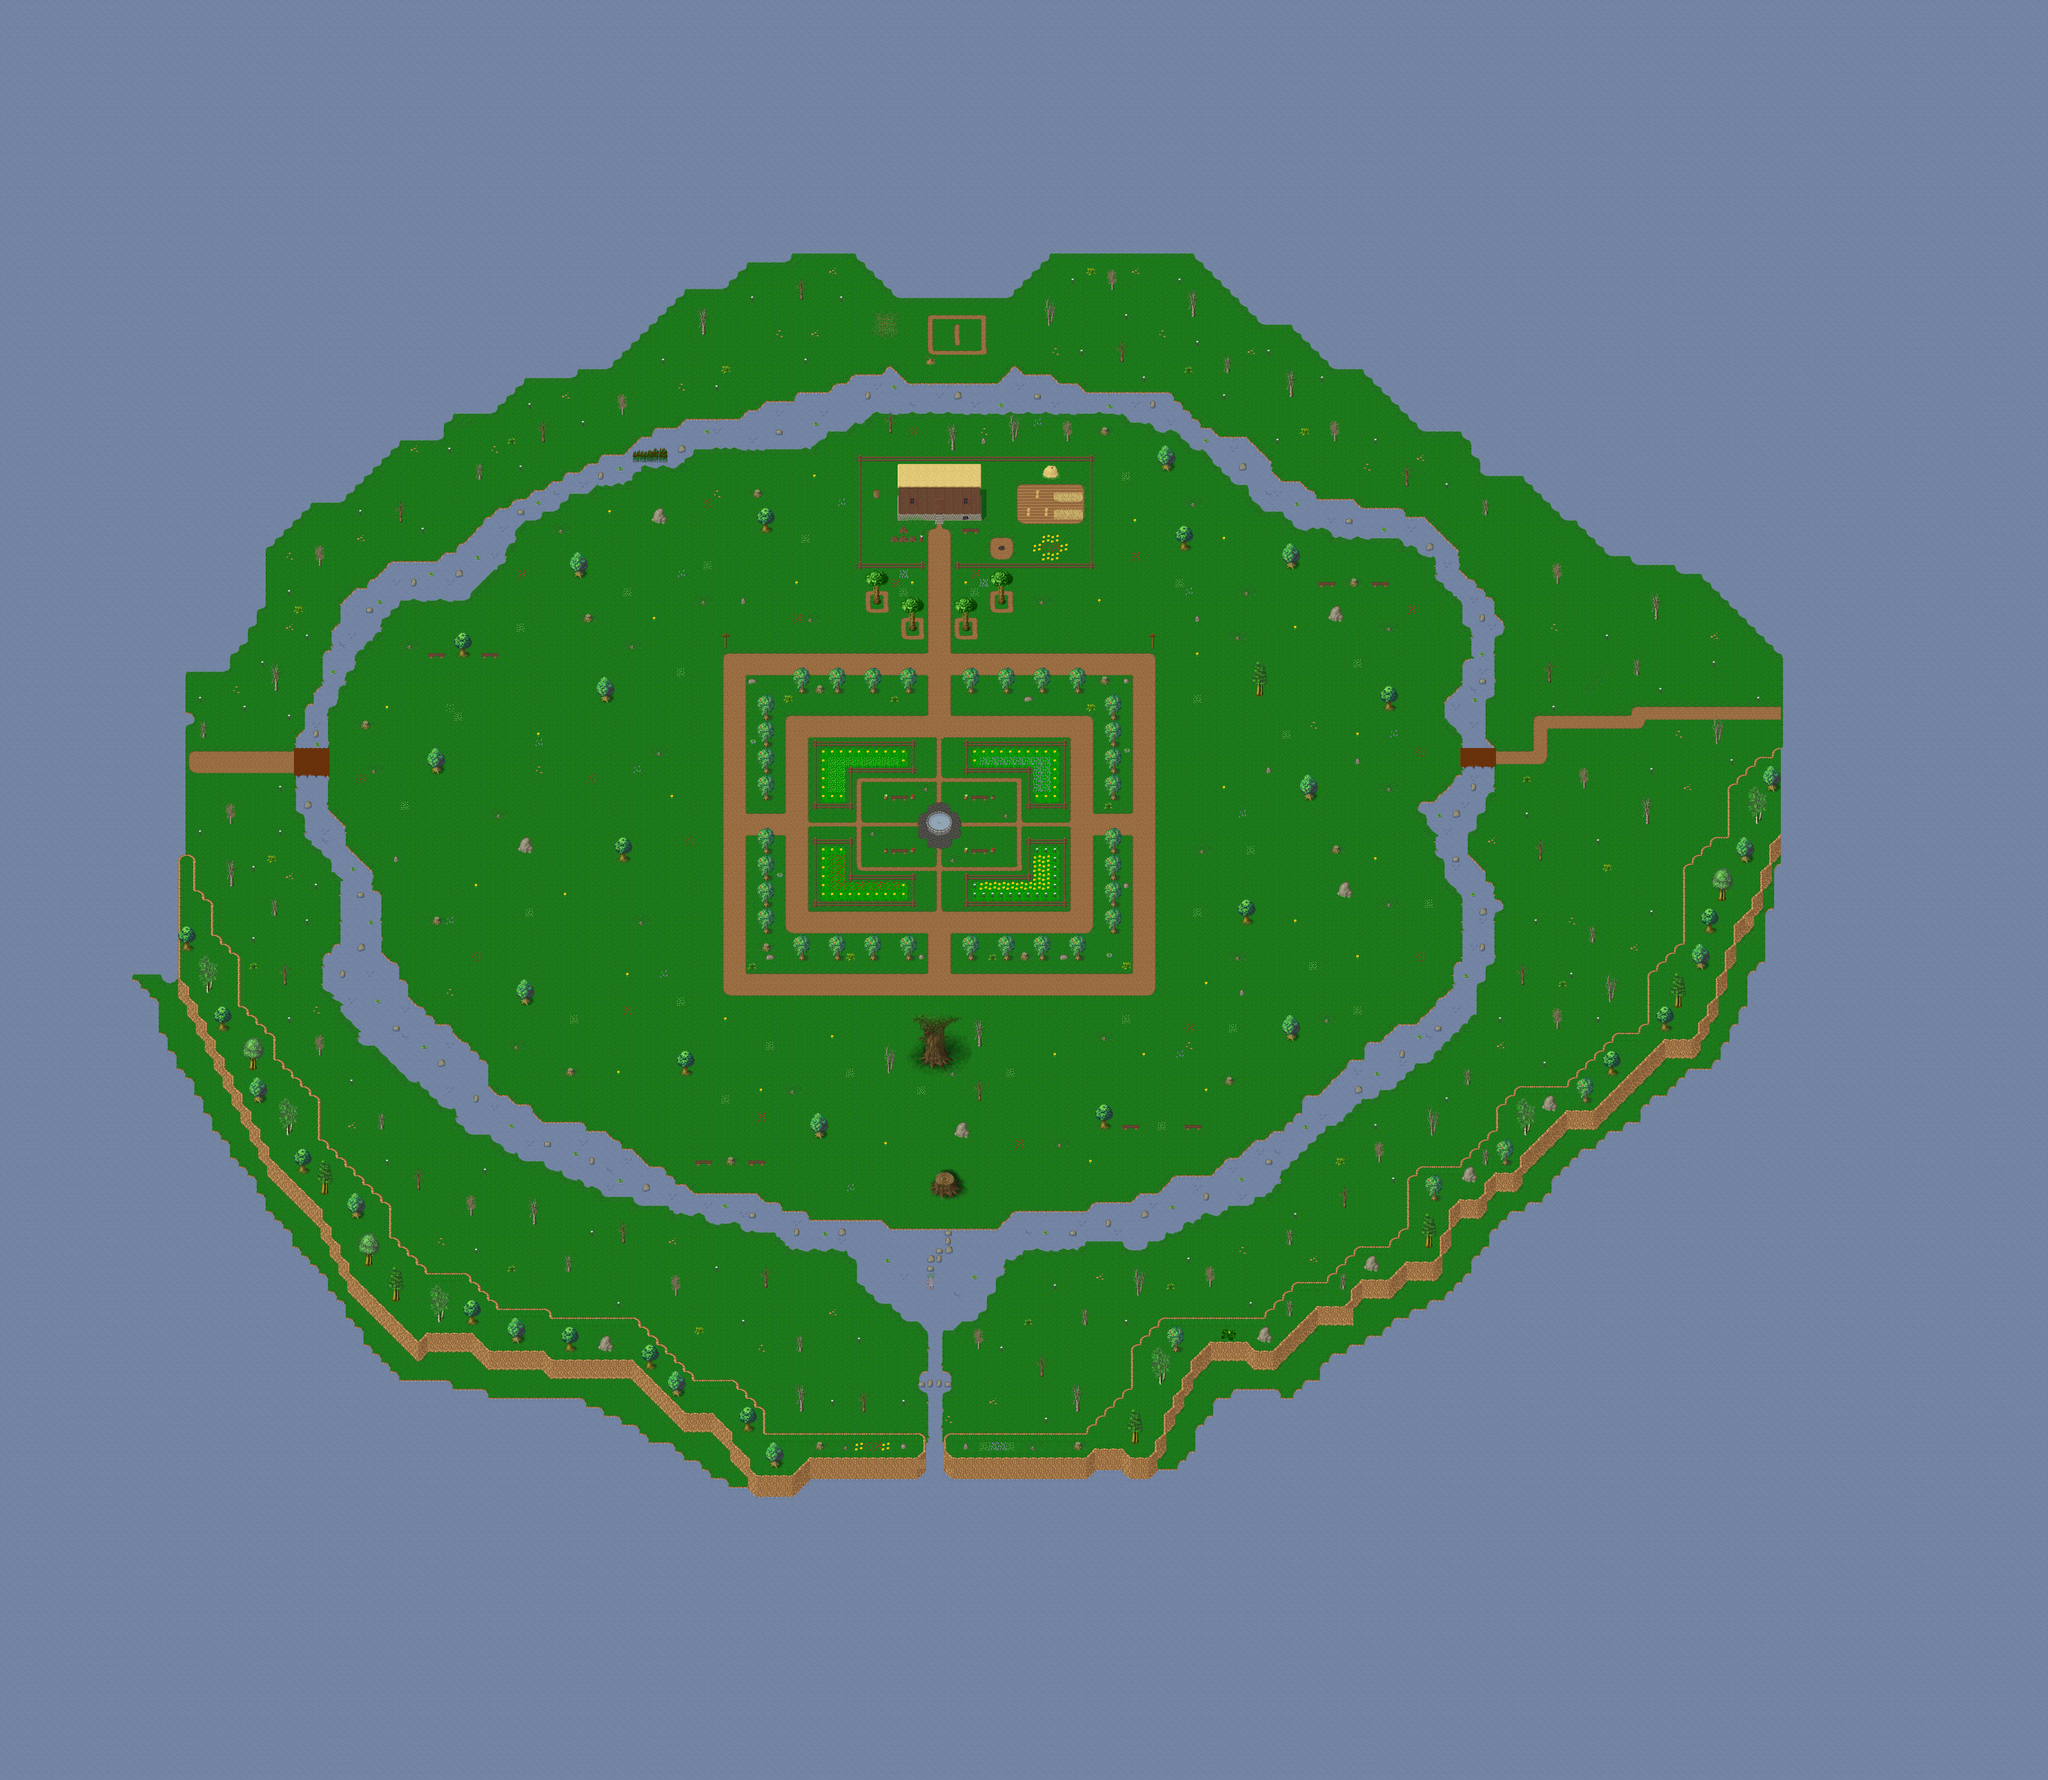

Tiled map render using the project's own tile images. Description and the map definition, with tile-layer contents summarised, below:
An orthogonal 230x200 tile map with 32x32 px tiles, 6 tile layers (Ground, Ground 2, Ground 3, Fringe, ...), 2 hidden layers not drawn, 14 tilesets and 13 objects (6x spawn, 4x fixme, 2x particle_effect, warp).

<map version="1.4" tiledversion="1.4.1" orientation="orthogonal" renderorder="right-down" width="230" height="200" tilewidth="32" tileheight="32" infinite="0" nextlayerid="12" nextobjectid="20">
 <properties>
  <property name="background0image" value="graphics/images/spit23loginwallpaper_800x600.png" />
  <property name="author" value="Soren, Jesusalva" />
  <property name="license" value="GPL v3" />
  <property name="manaplus version" value="2" />
  <property name="minimap" value="graphics/minimaps/soren.png" />
  <property name="music" value="tws_birds_in_the_sunrise.ogg" />
  <property name="name" value="Soren's Village" />
  <property name="overlay0image" value="graphics/images/ambient/cloud.png" />
  <property name="overlay0parallax" value="1.0" />
  <property name="overlay0scrollX" value="0.2" />
  <property name="overlay0scrollY" value="0.1" />
  <property name="overlay1image" value="graphics/images/ambient/darkness2.png" />
  <property name="overlay1mask" value="2" />
  <property name="overlay1parallax" value="1.0" />
  <property name="overlay1scrollX" value="0.2" />
  <property name="overlay1scrollY" value="0.1" />
 </properties>
 <tileset firstgid="1" name="woodland_ground" tilewidth="32" tileheight="32" tilecount="256" columns="16">
  <image source="../graphics/tilesets/woodland_ground.png" width="512" height="512" />
  <terraintypes>
   <terrain name="Past" tile="83" />
  </terraintypes>
  <tile id="66" terrain=",,,0" />
  <tile id="67" terrain=",,0,0" />
  <tile id="68" terrain=",,0," />
  <tile id="80" terrain="0,0,0," />
  <tile id="81" terrain="0,0,,0" />
  <tile id="82" terrain=",0,,0" />
  <tile id="83" terrain="0,0,0,0" />
  <tile id="84" terrain="0,,0," />
  <tile id="96" terrain="0,,0,0" />
  <tile id="97" terrain=",0,0,0" />
  <tile id="98" terrain=",0,," />
  <tile id="99" terrain="0,0,," />
  <tile id="100" terrain="0,,," />
 </tileset>
 <tileset firstgid="257" name="woodland_village" tilewidth="32" tileheight="32" tilecount="256" columns="16">
  <image source="../graphics/tilesets/woodland_village.png" width="512" height="512" />
 </tileset>
 <tileset firstgid="513" name="woodland_village_x2" tilewidth="32" tileheight="32" tilecount="32" columns="16">
  <image source="../graphics/tilesets/woodland_village_x2.png" width="512" height="64" />
 </tileset>
 <tileset firstgid="545" name="woodland_village_x3" tilewidth="32" tileheight="32" tilecount="198" columns="22">
  <image source="../graphics/tilesets/woodland_village_x3.png" width="704" height="288" />
 </tileset>
 <tileset firstgid="743" name="woodland_x2" tilewidth="32" tileheight="32" tilecount="64" columns="16">
  <image source="../graphics/tilesets/woodland_x2.png" width="512" height="128" />
 </tileset>
 <tileset firstgid="807" name="woodland_x3" tilewidth="32" tileheight="32" tilecount="96" columns="16">
  <image source="../graphics/tilesets/woodland_x3.png" width="512" height="192" />
 </tileset>
 <tileset firstgid="903" name="woodland_x4" tilewidth="32" tileheight="32" tilecount="64" columns="16">
  <image source="../graphics/tilesets/woodland_x4.png" width="512" height="128" />
 </tileset>
 <tileset firstgid="967" name="woodland_x5" tilewidth="32" tileheight="32" tilecount="75" columns="15">
  <image source="../graphics/tilesets/woodland_x5.png" width="480" height="160" />
 </tileset>
 <tileset firstgid="1042" name="woodland_x8" tilewidth="32" tileheight="32" tilecount="128" columns="16">
  <image source="../graphics/tilesets/woodland_x8.png" width="512" height="256" />
 </tileset>
 <tileset firstgid="1170" name="collision" tilewidth="32" tileheight="32" tilecount="9" columns="3">
  <image source="../graphics/tilesets/collision.png" width="96" height="96" />
 </tileset>
 <tileset firstgid="1179" name="snow2" tilewidth="32" tileheight="32" tilecount="256" columns="16">
  <image source="../graphics/tilesets/snow2.png" width="512" height="512" />
 </tileset>
 <tileset firstgid="1435" name="woodland_ground2" tilewidth="32" tileheight="32" tilecount="256" columns="16">
  <image source="../graphics/tilesets/woodland_ground2.png" width="512" height="512" />
 </tileset>
 <tileset firstgid="1691" name="woodland_graveyard_ground" tilewidth="32" tileheight="32" tilecount="64" columns="16">
  <image source="../graphics/tilesets/woodland_graveyard_ground.png" width="512" height="128" />
 </tileset>
 <tileset firstgid="1755" name="trans_woodland_desert" tilewidth="32" tileheight="32" tilecount="128" columns="16">
  <image source="../graphics/tilesets/trans_woodland_desert.png" width="512" height="256" />
 </tileset>
 <layer id="1" name="Ground" width="230" height="200">
  <data>[46000 cells, 45999 non-empty, 9 distinct tile ids]</data>
 </layer>
 <layer id="2" name="Ground 2" width="230" height="200">
  <data>[46000 cells, 18222 non-empty, 131 distinct tile ids]</data>
 </layer>
 <layer id="3" name="Ground 3" width="230" height="200">
  <data>[46000 cells, 1059 non-empty, 83 distinct tile ids]</data>
 </layer>
 <layer id="4" name="Fringe" width="230" height="200">
  <data>[46000 cells, 976 non-empty, 169 distinct tile ids]</data>
 </layer>
 <layer id="5" name="Over" width="230" height="200">
  <data>[46000 cells, 721 non-empty, 140 distinct tile ids]</data>
 </layer>
 <layer id="6" name="Over 2" width="230" height="200">
  <data>[46000 cells, 231 non-empty, 5 distinct tile ids]</data>
 </layer>
 <layer id="7" name="Heights" width="230" height="200" visible="0">
  <data>[46000 cells, 0 non-empty, 0 distinct tile ids]</data>
 </layer>
 <layer id="8" name="Collision" width="230" height="200" visible="0">
  <data>[46000 cells, 31626 non-empty, 1 distinct tile ids]</data>
 </layer>
 <objectgroup id="9" name="Objects">
  <object id="1" name="To Soren House" type="warp" x="3360" y="1824" width="32" height="32">
   <properties>
    <property name="dest_map" value="soren-2" />
    <property name="dest_x" value="32" />
    <property name="dest_y" value="36" />
    <property name="npc_id" value="SCRIPT" />
   </properties>
  </object>
  <object id="3" name="graphics/particles/pentagram-linedraw.particle.xml" type="particle_effect" x="5760" y="2464" width="32" height="32" />
  <object id="12" name="graphics/particles/wispdance.particle.xml" type="particle_effect" x="5760" y="2496" width="32" height="32" />
 </objectgroup>
 <objectgroup color="#0000ff" id="10" name="Spawns" visible="0">
  <object id="14" name="Moonshroom" type="spawn" x="640" y="736" width="6592" height="5216">
   <properties>
    <property name="death" value="60000" />
    <property name="max_beings" value="14" />
    <property name="monster_id" value="1069" />
    <property name="spawn" value="60000" />
   </properties>
  </object>
  <object id="15" name="Forain" type="spawn" x="0" y="96" width="6592" height="5216">
   <properties>
    <property name="death" value="60000" />
    <property name="max_beings" value="5" />
    <property name="monster_id" value="1061" />
    <property name="spawn" value="60000" />
   </properties>
  </object>
  <object id="16" name="4144's Tortuga" type="spawn" x="1248" y="1632" width="4128" height="2592">
   <properties>
    <property name="death" value="600000" />
    <property name="max_beings" value="1" />
    <property name="monster_id" value="1004" />
    <property name="spawn" value="6600000" />
   </properties>
  </object>
  <object id="17" name="Snake" type="spawn" x="2400" y="2048" width="1952" height="1536">
   <properties>
    <property name="death" value="15000" />
    <property name="max_beings" value="4" />
    <property name="monster_id" value="1122" />
    <property name="spawn" value="15000" />
   </properties>
  </object>
  </objectgroup>
 <objectgroup color="#ff007f" id="11" name="Margin" visible="0">
  <!-- 4 objects omitted --></objectgroup>
</map>
<!-- 6 of 13 objects omitted -->
